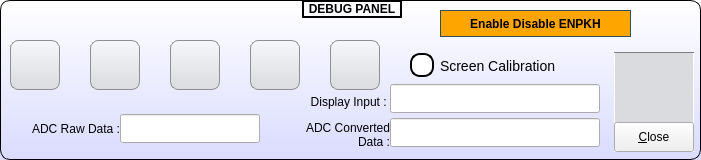
  <widget class="QGroupBox" name="debugPanel">
   <property name="geometry">
    <rect>
     <x>4</x>
     <y>434</y>
     <width>701</width>
     <height>160</height>
    </rect>
   </property>
   <property name="font">
    <font>
     <weight>75</weight>
     <bold>true</bold>
    </font>
   </property>
   <property name="styleSheet">
    <string notr="true">QGroupBox{border:1px solid black; background-color: qlineargradient(x1: 0, y1: 0, x2: 0, y2: 1,stop: 0 #ffffff, stop: 1 #dadbff);border-radius:10px;}
 QGroupBox::title {
     subcontrol-origin: margin;
     subcontrol-position: top center; /* position at the top center */
     padding: 0 3px;
	 border: 2px solid black;
 }</string>
   </property>
   <property name="title">
    <string>DEBUG PANEL</string>
   </property>
   <widget class="QPushButton" name="pushButton_16">
    <property name="geometry">
     <rect>
      <x>250</x>
      <y>40</y>
      <width>50</width>
      <height>50</height>
     </rect>
    </property>
    <property name="styleSheet">
     <string notr="true">QPushButton {border: 1px solid #8f8f91; border-radius: 8px; background-color: qlineargradient(x1: 0, y1: 0, x2: 0, y2: 1,stop: 0 #f6f7fa, stop: 1 #dadbde); color:blue;}
</string>
    </property>
    <property name="text">
     <string/>
    </property>
    <property name="icon">
     <iconset resource="pic.qrc">
      <normaloff>:/Letter-R-icon.png</normaloff>:/Letter-R-icon.png</iconset>
    </property>
    <property name="iconSize">
     <size>
      <width>48</width>
      <height>48</height>
     </size>
    </property>
   </widget>
   <widget class="QPushButton" name="pushButton_14">
    <property name="geometry">
     <rect>
      <x>90</x>
      <y>40</y>
      <width>50</width>
      <height>50</height>
     </rect>
    </property>
    <property name="styleSheet">
     <string notr="true">QPushButton {border: 1px solid #8f8f91; border-radius: 8px; background-color: qlineargradient(x1: 0, y1: 0, x2: 0, y2: 1,stop: 0 #f6f7fa, stop: 1 #dadbde); color:blue;}
</string>
    </property>
    <property name="text">
     <string/>
    </property>
    <property name="icon">
     <iconset resource="pic.qrc">
      <normaloff>:/Letter-C-icon.png</normaloff>:/Letter-C-icon.png</iconset>
    </property>
    <property name="iconSize">
     <size>
      <width>48</width>
      <height>48</height>
     </size>
    </property>
   </widget>
   <widget class="QPushButton" name="pushButton">
    <property name="geometry">
     <rect>
      <x>330</x>
      <y>40</y>
      <width>50</width>
      <height>50</height>
     </rect>
    </property>
    <property name="styleSheet">
     <string notr="true">QPushButton {border: 1px solid #8f8f91; border-radius: 8px; background-color: qlineargradient(x1: 0, y1: 0, x2: 0, y2: 1,stop: 0 #f6f7fa, stop: 1 #dadbde); color:blue;}
</string>
    </property>
    <property name="text">
     <string/>
    </property>
    <property name="icon">
     <iconset resource="pic.qrc">
      <normaloff>:/Control-Panel-icon.png</normaloff>:/Control-Panel-icon.png</iconset>
    </property>
    <property name="iconSize">
     <size>
      <width>48</width>
      <height>48</height>
     </size>
    </property>
   </widget>
   <widget class="QPushButton" name="pushButton_13">
    <property name="geometry">
     <rect>
      <x>170</x>
      <y>40</y>
      <width>50</width>
      <height>50</height>
     </rect>
    </property>
    <property name="styleSheet">
     <string notr="true">QPushButton {border: 1px solid #8f8f91; border-radius: 8px; background-color: qlineargradient(x1: 0, y1: 0, x2: 0, y2: 1,stop: 0 #f6f7fa, stop: 1 #dadbde); color:blue;}
</string>
    </property>
    <property name="text">
     <string/>
    </property>
    <property name="icon">
     <iconset resource="pic.qrc">
      <normaloff>:/Letter-G-icon.png</normaloff>:/Letter-G-icon.png</iconset>
    </property>
    <property name="iconSize">
     <size>
      <width>48</width>
      <height>48</height>
     </size>
    </property>
   </widget>
   <widget class="QPushButton" name="pushButton_15">
    <property name="geometry">
     <rect>
      <x>10</x>
      <y>40</y>
      <width>50</width>
      <height>50</height>
     </rect>
    </property>
    <property name="styleSheet">
     <string notr="true">QPushButton {border: 1px solid #8f8f91; border-radius: 8px; background-color: qlineargradient(x1: 0, y1: 0, x2: 0, y2: 1,stop: 0 #f6f7fa, stop: 1 #dadbde); color:blue;}
</string>
    </property>
    <property name="text">
     <string/>
    </property>
    <property name="icon">
     <iconset resource="pic.qrc">
      <normaloff>:/Letter-A-icon.png</normaloff>:/Letter-A-icon.png</iconset>
    </property>
    <property name="iconSize">
     <size>
      <width>48</width>
      <height>48</height>
     </size>
    </property>
   </widget>
   <widget class="QCheckBox" name="calibrateDisplay">
    <property name="geometry">
     <rect>
      <x>410</x>
      <y>50</y>
      <width>170</width>
      <height>31</height>
     </rect>
    </property>
    <property name="font">
     <font>
      <pointsize>-1</pointsize>
      <weight>50</weight>
      <italic>false</italic>
      <bold>false</bold>
     </font>
    </property>
    <property name="focusPolicy">
     <enum>Qt::NoFocus</enum>
    </property>
    <property name="styleSheet">
     <string notr="true">QCheckBox{
font: 14px;
color:black;
}
 QCheckBox::indicator {
     width: 20px;
     height:20px;
   border: 2px solid black;
	 border-radius:10;

 }
 QCheckBox::indicator::unchecked {
		background-color:white;
     }

     QCheckBox::indicator:unchecked:hover {
		background-color:white;
     }

     QCheckBox::indicator:unchecked:pressed {
		background-color:white;
     }

     QCheckBox::indicator::checked {
		background-color:#f2a400;
     }

     QCheckBox::indicator:checked:hover {
		background-color:#f2a400;
     }

     QCheckBox::indicator:checked:pressed {
		background-color:#f2a400;
     }</string>
    </property>
    <property name="text">
     <string>Screen Calibration</string>
    </property>
   </widget>
   <widget class="QGroupBox" name="haadcFrame">
    <property name="geometry">
     <rect>
      <x>614</x>
      <y>52</y>
      <width>80</width>
      <height>100</height>
     </rect>
    </property>
    <property name="font">
     <font>
      <family>DejaVu Sans</family>
     </font>
    </property>
    <property name="styleSheet">
     <string notr="true">QGroupBox{
border:1px solid white; background-color: #dadbde;border-radius:10px;
border-top:1px qlineargradient(x1: 0, y1: 0, x2: 0, y2: 1,stop: 0 #f6f7fa, stop: 1 #dadbde); border-top-right-radius: 0px;
 border-top-left-radius: 0px;
border-top:1px solid gray;
;border-bottom-right-radius: 0px;
 border-bottom-left-radius: 0px;
border-top:1px solid gray; border-top-right-radius: 0px;
 border-top-left-radius: 0px;
}
</string>
    </property>
    <property name="title">
     <string/>
    </property>
    <widget class="QPushButton" name="haadcClose">
     <property name="geometry">
      <rect>
       <x>0</x>
       <y>70</y>
       <width>80</width>
       <height>30</height>
      </rect>
     </property>
     <property name="text">
      <string>&amp;Close</string>
     </property>
    </widget>
   </widget>
   <widget class="QLabel" name="label_22">
    <property name="geometry">
     <rect>
      <x>10</x>
      <y>120</y>
      <width>110</width>
      <height>17</height>
     </rect>
    </property>
    <property name="text">
     <string>ADC Raw Data :</string>
    </property>
    <property name="alignment">
     <set>Qt::AlignRight|Qt::AlignTrailing|Qt::AlignVCenter</set>
    </property>
   </widget>
   <widget class="QLabel" name="label_23">
    <property name="geometry">
     <rect>
      <x>270</x>
      <y>120</y>
      <width>120</width>
      <height>30</height>
     </rect>
    </property>
    <property name="text">
     <string>ADC Converted
Data :</string>
    </property>
    <property name="alignment">
     <set>Qt::AlignRight|Qt::AlignTrailing|Qt::AlignVCenter</set>
    </property>
   </widget>
   <widget class="QLineEdit" name="adcRawData">
    <property name="geometry">
     <rect>
      <x>120</x>
      <y>114</y>
      <width>140</width>
      <height>29</height>
     </rect>
    </property>
    <property name="font">
     <font>
      <family>DejaVu Sans</family>
      <weight>75</weight>
      <bold>true</bold>
     </font>
    </property>
    <property name="alignment">
     <set>Qt::AlignCenter</set>
    </property>
   </widget>
   <widget class="QLineEdit" name="adcConvData">
    <property name="geometry">
     <rect>
      <x>390</x>
      <y>118</y>
      <width>210</width>
      <height>29</height>
     </rect>
    </property>
    <property name="font">
     <font>
      <family>DejaVu Sans</family>
      <weight>75</weight>
      <bold>true</bold>
     </font>
    </property>
    <property name="alignment">
     <set>Qt::AlignCenter</set>
    </property>
   </widget>
   <widget class="QLineEdit" name="displayInput">
    <property name="geometry">
     <rect>
      <x>390</x>
      <y>84</y>
      <width>210</width>
      <height>29</height>
     </rect>
    </property>
    <property name="font">
     <font>
      <family>DejaVu Sans</family>
      <weight>75</weight>
      <bold>true</bold>
     </font>
    </property>
    <property name="alignment">
     <set>Qt::AlignCenter</set>
    </property>
   </widget>
   <widget class="QLabel" name="label_25">
    <property name="geometry">
     <rect>
      <x>270</x>
      <y>87</y>
      <width>120</width>
      <height>30</height>
     </rect>
    </property>
    <property name="text">
     <string>Display Input : </string>
    </property>
    <property name="alignment">
     <set>Qt::AlignRight|Qt::AlignTrailing|Qt::AlignVCenter</set>
    </property>
   </widget>
   <widget class="QPushButton" name="pushButton_2">
    <property name="geometry">
     <rect>
      <x>440</x>
      <y>10</y>
      <width>191</width>
      <height>27</height>
     </rect>
    </property>
    <property name="styleSheet">
     <string notr="true">QPushButton {
color:black;
border: 1px solid #2D5059;
border-radius: 20px;
background-color: orange;
font:bold;
}
QPushButton:pressed {
background-color: qlineargradient(x1: 0, y1: 0, x2: 0, y2: 1,
stop: 0 #dadbde, stop: 1 #f6f7fa);
}
QPushButton:flat {
border: none; 
}
QPushButton:default {
border-color: navy; 
}

QPushButton:disabled
{
color:lightgrey;
background-color:grey
}</string>
    </property>
    <property name="text">
     <string>Enable Disable ENPKH</string>
    </property>
   </widget>
  </widget>
